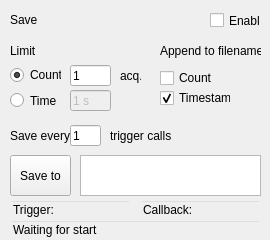
<?xml version="1.0" encoding="UTF-8"?>
<ui version="4.0">
 <class>Form</class>
 <widget class="QWidget" name="Form">
  <property name="geometry">
   <rect>
    <x>0</x>
    <y>0</y>
    <width>270</width>
    <height>240</height>
   </rect>
  </property>
  <property name="minimumSize">
   <size>
    <width>270</width>
    <height>240</height>
   </size>
  </property>
  <property name="windowTitle">
   <string>Form</string>
  </property>
  <widget class="QLabel" name="title_label">
   <property name="geometry">
    <rect>
     <x>10</x>
     <y>10</y>
     <width>121</width>
     <height>21</height>
    </rect>
   </property>
   <property name="styleSheet">
    <string notr="true">font: 12pt &quot;MS Shell Dlg 2&quot;;</string>
   </property>
   <property name="text">
    <string>Save</string>
   </property>
   <property name="textFormat">
    <enum>Qt::RichText</enum>
   </property>
  </widget>
  <widget class="QCheckBox" name="enable">
   <property name="geometry">
    <rect>
     <x>210</x>
     <y>10</y>
     <width>51</width>
     <height>21</height>
    </rect>
   </property>
   <property name="layoutDirection">
    <enum>Qt::LeftToRight</enum>
   </property>
   <property name="text">
    <string>Enable</string>
   </property>
  </widget>
  <widget class="QPushButton" name="save_to">
   <property name="geometry">
    <rect>
     <x>10</x>
     <y>155</y>
     <width>61</width>
     <height>41</height>
    </rect>
   </property>
   <property name="text">
    <string>Save to</string>
   </property>
   <property name="checkable">
    <bool>false</bool>
   </property>
   <property name="checked">
    <bool>false</bool>
   </property>
  </widget>
  <widget class="QLineEdit" name="count_text">
   <property name="geometry">
    <rect>
     <x>70</x>
     <y>65</y>
     <width>41</width>
     <height>21</height>
    </rect>
   </property>
   <property name="text">
    <string>1</string>
   </property>
  </widget>
  <widget class="QRadioButton" name="count_radio">
   <property name="geometry">
    <rect>
     <x>10</x>
     <y>65</y>
     <width>51</width>
     <height>20</height>
    </rect>
   </property>
   <property name="text">
    <string>Count</string>
   </property>
   <property name="checked">
    <bool>true</bool>
   </property>
   <attribute name="buttonGroup">
    <string notr="true">stop_condition_group</string>
   </attribute>
  </widget>
  <widget class="QLabel" name="count_units">
   <property name="geometry">
    <rect>
     <x>120</x>
     <y>65</y>
     <width>21</width>
     <height>21</height>
    </rect>
   </property>
   <property name="text">
    <string>acq.</string>
   </property>
  </widget>
  <widget class="QRadioButton" name="time_radio">
   <property name="geometry">
    <rect>
     <x>10</x>
     <y>90</y>
     <width>51</width>
     <height>21</height>
    </rect>
   </property>
   <property name="text">
    <string>Time</string>
   </property>
   <attribute name="buttonGroup">
    <string notr="true">stop_condition_group</string>
   </attribute>
  </widget>
  <widget class="QLineEdit" name="time_text">
   <property name="enabled">
    <bool>false</bool>
   </property>
   <property name="geometry">
    <rect>
     <x>70</x>
     <y>90</y>
     <width>41</width>
     <height>21</height>
    </rect>
   </property>
   <property name="text">
    <string>1 s</string>
   </property>
  </widget>
  <widget class="QCheckBox" name="count">
   <property name="geometry">
    <rect>
     <x>160</x>
     <y>70</y>
     <width>71</width>
     <height>16</height>
    </rect>
   </property>
   <property name="text">
    <string>Count</string>
   </property>
   <attribute name="buttonGroup">
    <string notr="true">numerate_group</string>
   </attribute>
  </widget>
  <widget class="QCheckBox" name="timestamp">
   <property name="geometry">
    <rect>
     <x>160</x>
     <y>90</y>
     <width>71</width>
     <height>16</height>
    </rect>
   </property>
   <property name="text">
    <string>Timestamp</string>
   </property>
   <property name="checked">
    <bool>true</bool>
   </property>
   <attribute name="buttonGroup">
    <string notr="true">numerate_group</string>
   </attribute>
  </widget>
  <widget class="QLabel" name="label">
   <property name="geometry">
    <rect>
     <x>160</x>
     <y>40</y>
     <width>101</width>
     <height>21</height>
    </rect>
   </property>
   <property name="text">
    <string>Append to filename</string>
   </property>
  </widget>
  <widget class="QPlainTextEdit" name="path_text">
   <property name="geometry">
    <rect>
     <x>80</x>
     <y>155</y>
     <width>181</width>
     <height>41</height>
    </rect>
   </property>
  </widget>
  <widget class="QLineEdit" name="monitor">
   <property name="geometry">
    <rect>
     <x>10</x>
     <y>220</y>
     <width>251</width>
     <height>20</height>
    </rect>
   </property>
   <property name="autoFillBackground">
    <bool>false</bool>
   </property>
   <property name="styleSheet">
    <string notr="true">background-color: rgba(255, 255, 255, 0);</string>
   </property>
   <property name="text">
    <string>Waiting for start</string>
   </property>
  </widget>
  <widget class="QLabel" name="label_2">
   <property name="geometry">
    <rect>
     <x>10</x>
     <y>40</y>
     <width>41</width>
     <height>21</height>
    </rect>
   </property>
   <property name="text">
    <string>Limit</string>
   </property>
  </widget>
  <widget class="QLabel" name="save_every_label">
   <property name="geometry">
    <rect>
     <x>10</x>
     <y>125</y>
     <width>61</width>
     <height>21</height>
    </rect>
   </property>
   <property name="text">
    <string>Save every</string>
   </property>
  </widget>
  <widget class="QLineEdit" name="save_every_text">
   <property name="geometry">
    <rect>
     <x>70</x>
     <y>125</y>
     <width>31</width>
     <height>21</height>
    </rect>
   </property>
   <property name="text">
    <string>1</string>
   </property>
  </widget>
  <widget class="QLabel" name="save_every_units">
   <property name="geometry">
    <rect>
     <x>110</x>
     <y>125</y>
     <width>61</width>
     <height>21</height>
    </rect>
   </property>
   <property name="text">
    <string>trigger calls</string>
   </property>
  </widget>
  <widget class="QLineEdit" name="trigger">
   <property name="geometry">
    <rect>
     <x>10</x>
     <y>200</y>
     <width>121</width>
     <height>20</height>
    </rect>
   </property>
   <property name="autoFillBackground">
    <bool>false</bool>
   </property>
   <property name="styleSheet">
    <string notr="true">background-color: rgba(255, 255, 255, 0);</string>
   </property>
   <property name="text">
    <string>Trigger:</string>
   </property>
  </widget>
  <widget class="QLineEdit" name="callback">
   <property name="geometry">
    <rect>
     <x>140</x>
     <y>200</y>
     <width>121</width>
     <height>20</height>
    </rect>
   </property>
   <property name="autoFillBackground">
    <bool>false</bool>
   </property>
   <property name="styleSheet">
    <string notr="true">background-color: rgba(255, 255, 255, 0);</string>
   </property>
   <property name="text">
    <string>Callback:</string>
   </property>
  </widget>
 </widget>
 <resources/>
 <connections/>
 <buttongroups>
  <buttongroup name="numerate_group">
   <property name="exclusive">
    <bool>false</bool>
   </property>
  </buttongroup>
  <buttongroup name="stop_condition_group">
   <property name="exclusive">
    <bool>true</bool>
   </property>
  </buttongroup>
 </buttongroups>
</ui>
